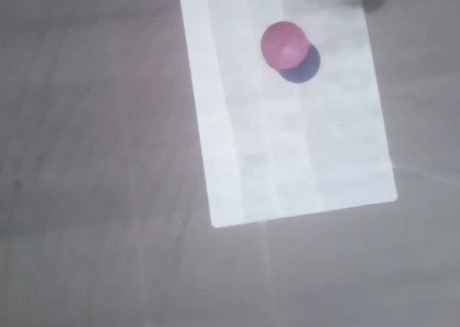
#> input picture p_DifferentColorSpaceTests/v2TestImage2.jpg, 460 x 327 px
$ python RedColorDetectionWithLAB.py
#> lines starting #> are read from the running program, lines starting #| are printed output that depends on the picture; after the words box and inside, x2 and y2 are one past the last pixel; in counts of white or black regions, pixels touching at a corner belong together
# This is another color space named LAB
# You can change the parameters and observe the differences.

import cv2
import numpy as np

image = cv2.imread("v2TestImage2.jpg")
#> image is the input picture: shape (327, 460, 3); mean B, G, R 155.6, 148.8, 148.4
# Also try v2TestImage.jpg

# Red color ranges for LAB Color space
LABLower1 = np.array([0, 145, 153])
LABUpper1 = np.array([255, 255, 255])

LABLower2 = np.array([0,149,118])
LABUpper2 = np.array([255,255,255])

LABImage = cv2.cvtColor(image,cv2.COLOR_BGR2LAB)
#> LABImage: shape (327, 460, 3); mean of channels 0, 1, 2 156.8, 129.3, 124.4

LABMask1 = cv2.inRange(LABImage,LABLower1,LABUpper1)
#> LABMask1: shape (327, 460); every value is 0
LABMask2 = cv2.inRange(LABImage,LABLower2,LABUpper2)
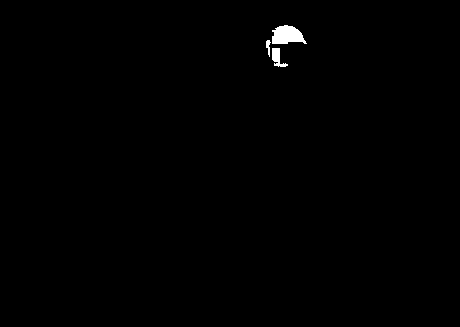
#> LABMask2: shape (327, 460); 0.45% white; 3 white regions, box (x1, y1, x2, y2) and area: (272, 25, 307, 44) 477, (272, 48, 288, 67) 153, (266, 40, 271, 57) 46

LABFullMask = LABMask1 + LABMask2

result = cv2.bitwise_and(image,image,mask=LABFullMask)

cv2.imshow("Original Image",image)
cv2.imshow("LAB Image",LABImage)
cv2.imshow("LAB Mask1", LABMask1)
cv2.imshow("LAB Mask2", LABMask2)
cv2.imshow("LAB Full Mask", LABFullMask)
cv2.imshow("LAB Result",result)

cv2.waitKey(0)
cv2.destroyAllWindows()

$ run again, with p_DifferentColorSpaceTests/v2TestImage.jpg copied over p_DifferentColorSpaceTests/v2TestImage2.jpg
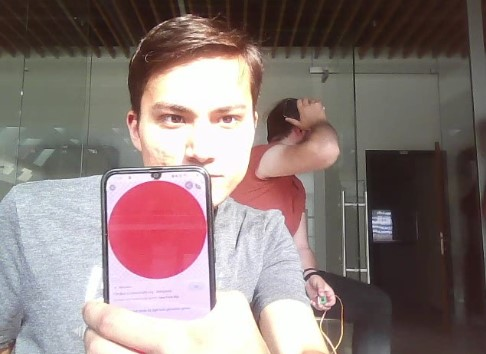
#> input picture p_DifferentColorSpaceTests/v2TestImage.jpg, 486 x 354 px
#> image is the input picture: shape (354, 486, 3); mean B, G, R 120.6, 122.4, 138.2
#> LABImage: shape (354, 486, 3); mean of channels 0, 1, 2 131.5, 134.1, 132.2
#> `LABMask1 = cv2.inRange(LABImage,LABLower1,LABUpper1)`:
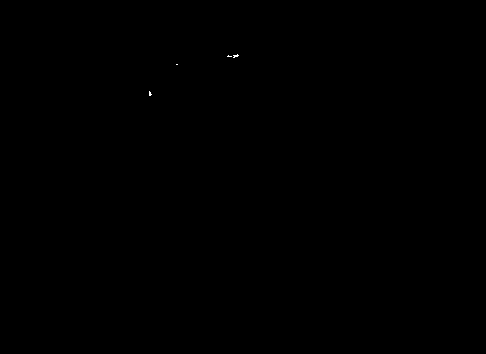
#> LABMask1: shape (354, 486); 0.02% white in thin lines or dots, all inside (x1, y1, x2, y2) = (149, 54, 239, 96)
#> LABMask2: shape (354, 486); 7.1% white; 27 white regions (16 under 20 px), largest, box (x1, y1, x2, y2) and area: (106, 180, 209, 280) 7882, (230, 145, 305, 235) 2840, (150, 46, 244, 80) 537
#> `result = cv2.bitwise_and(image,image,mask=LABFullMask)`:
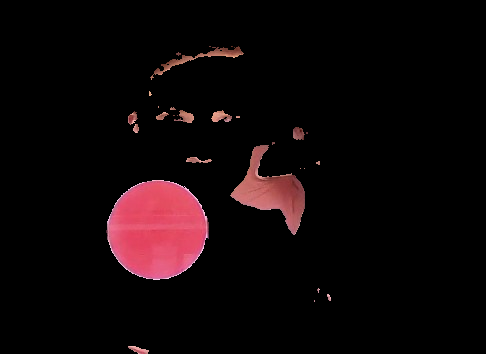
#> result: shape (354, 486, 3); mean B, G, R 7.6, 6.4, 14.8
